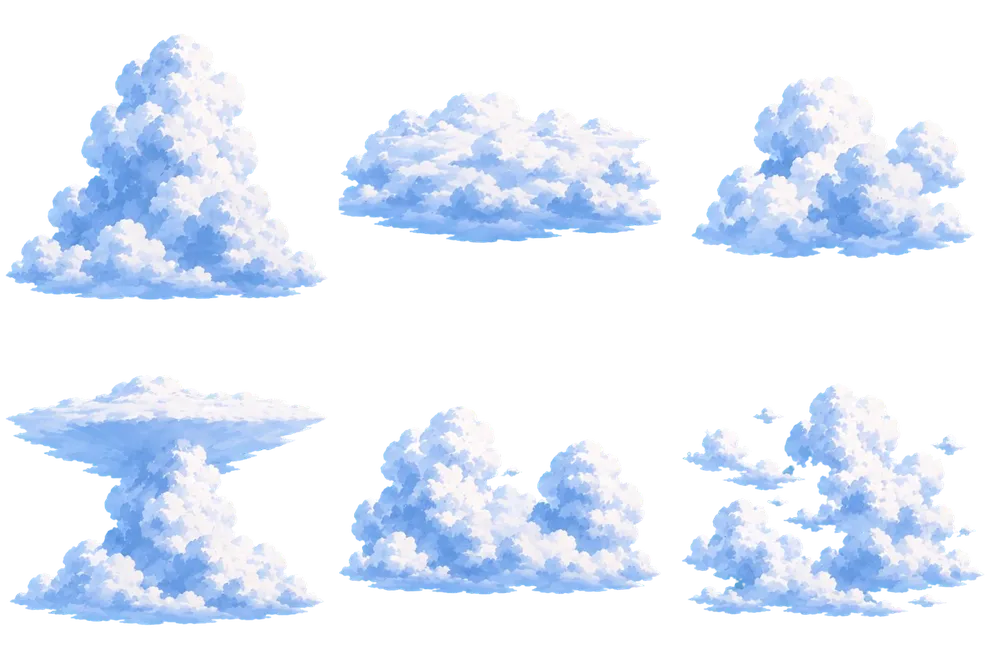
#> input picture assets/painted/clouds-helios.webp, 1000 x 667 px, shrunk from 1536 x 1024 before the run
$ python build_cards.py
#> lines starting #> are read from the running program, lines starting #| are printed output that depends on the picture
#!/usr/bin/env python3
"""Cloud card profiles for Skytide's painted clouds.

Reads the cloud atlases in assets/painted (cut from Zenith GP's Helios and Meridian sheets by
its tools/bg/build_backgrounds.py; the card rectangles below are that script's output) and
writes src/world/cloudCards.js: for each card, its rectangle in the atlas and its silhouette
as a half-width (and centre) per row, bottom to top. The game turns each card's silhouette
round its upright into the cloud's volume (what you fly into, what shakes you), so the
painting and the volume agree from every side.

    python3 tools/clouds/build_cards.py
"""
import json
import os
from PIL import Image

ROOT = os.path.dirname(os.path.dirname(os.path.dirname(os.path.abspath(__file__))))
ROWS = 32

SETS = {
    'helios': ('assets/painted/clouds-helios.webp', [
        {"u0": 0.00390625, "v0": 0.5478515625, "u1": 0.3294270833333333, "v1": 0.9521484375, "aspect": 1.2077},
        {"u0": 0.3372395833333333, "v0": 0.6337890625, "u1": 0.6627604166666666, "v1": 0.8662109375, "aspect": 2.1008},
        {"u0": 0.6901041666666666, "v0": 0.6103515625, "u1": 0.9765625, "v1": 0.8896484375, "aspect": 1.5385},
        {"u0": 0.00390625, "v0": 0.060546875, "u1": 0.3294270833333333, "v1": 0.4404296875, "aspect": 1.2853},
        {"u0": 0.3372395833333333, "v0": 0.1064453125, "u1": 0.6627604166666666, "v1": 0.3935546875, "aspect": 1.7007},
        {"u0": 0.6803385416666666, "v0": 0.072265625, "u1": 0.986328125, "v1": 0.427734375, "aspect": 1.2912},
    ]),
    'meridian': ('assets/painted/clouds-meridian.webp', [
        {"u0": 0.022135416666666668, "v0": 0.6201171875, "u1": 0.3111979166666667, "v1": 0.880859375, "aspect": 1.6629},
        {"u0": 0.3372395833333333, "v0": 0.65625, "u1": 0.6627604166666666, "v1": 0.84375, "aspect": 2.6042},
        {"u0": 0.6940104166666666, "v0": 0.541015625, "u1": 0.9720052083333334, "v1": 0.9599609375, "aspect": 0.9953},
        {"u0": 0.014973958333333334, "v0": 0.1318359375, "u1": 0.318359375, "v1": 0.3681640625, "aspect": 1.9256},
        {"u0": 0.33984375, "v0": 0.1865234375, "u1": 0.6595052083333334, "v1": 0.314453125, "aspect": 3.7481},
        {"u0": 0.6868489583333334, "v0": 0.109375, "u1": 0.9798177083333334, "v1": 0.3916015625, "aspect": 1.5571},
    ]),
}


def profile(img, c):
    W, H = img.size
    a = img.getchannel('A')
    x0, x1 = int(c['u0'] * W), int(c['u1'] * W)
    y0, y1 = int((1 - c['v1']) * H), int((1 - c['v0']) * H)   # image rows, top to bottom
    cw, ch = x1 - x0, y1 - y0
    px = a.load()
    rows = []
    for i in range(ROWS):
        # bottom to top
        y = y1 - 1 - int((i + 0.5) / ROWS * ch)
        left = right = None
        for x in range(x0, x1):
            if px[x, y] > 127:
                if left is None:
                    left = x
                right = x
        if left is None:
            rows.append((0.0, 0.0))
        else:
            hw = (right - left + 1) / 2 / cw
            cx = ((left + right + 1) / 2 - (x0 + cw / 2)) / cw
            rows.append((round(hw, 4), round(cx, 4)))
    return rows


def main():
    out = {}
    for name, (path, cards) in SETS.items():
        img = Image.open(os.path.join(ROOT, path)).convert('RGBA')
#> img is the input picture: PIL image 1000x667 RGBA; mean R, G, B, A 83.3, 92.6, 106.1, 92.1
        sets = []
        for c in cards:
            rows = profile(img, c)
            sets.append({**c, 'hw': [r[0] for r in rows], 'cx': [r[1] for r in rows]})
#> this loop made 6 passes
#> pass 1, in profile, `a = img.getchannel('A')`:
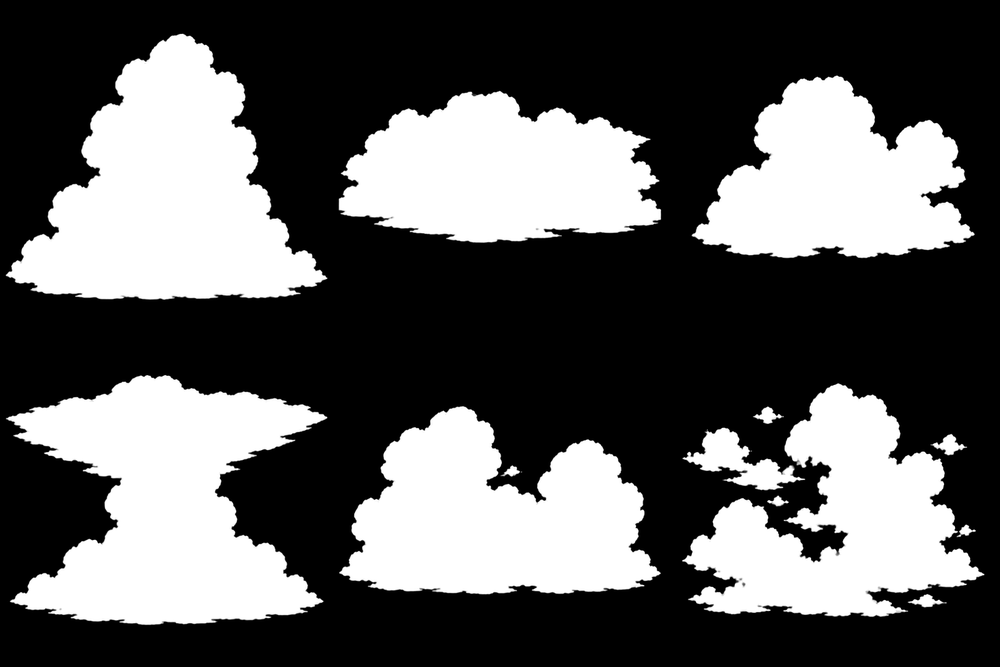
#> a: PIL image 1000x667 L; min 0, max 255, mean 92.1
#> after the loop, sets = 6 items
        out[name] = {'url': path, 'cards': sets}
#> pass 2 of the loop in main, `for name, (path, cards) in SETS.items():`:
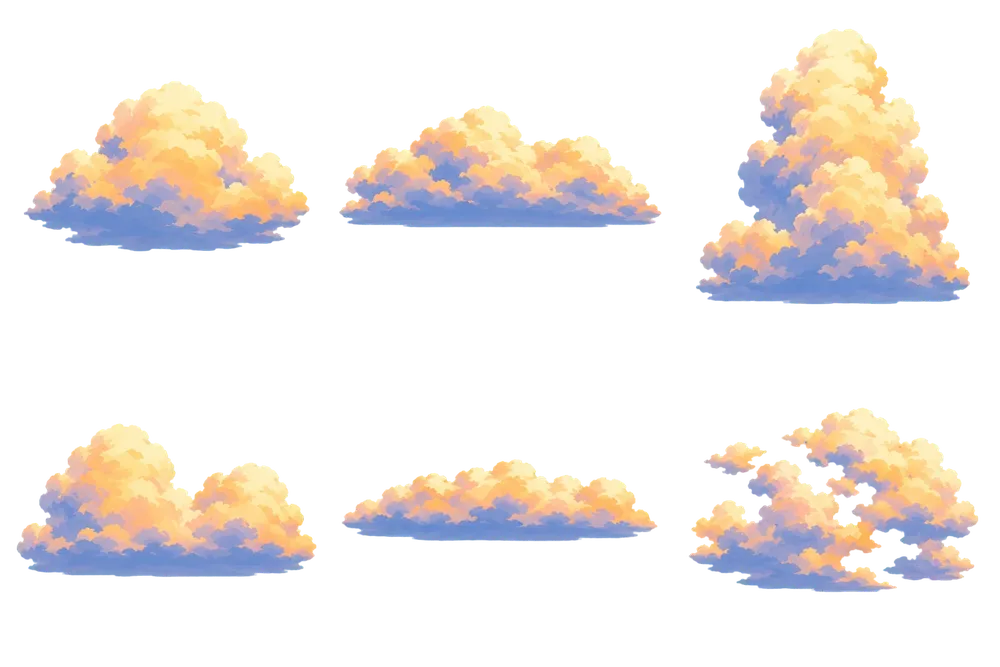
#> input picture assets/painted/clouds-meridian.webp, 1000 x 667 px, shrunk from 1536 x 1024 before the run
#> in main, img is the input picture: PIL image 1000x667 RGBA; mean R, G, B, A 68.5, 62.6, 58.4, 69.4
#> the loop in main, `for c in cards:` made 6 passes
#> pass 1, in profile (call 7), `a = img.getchannel('A')`:
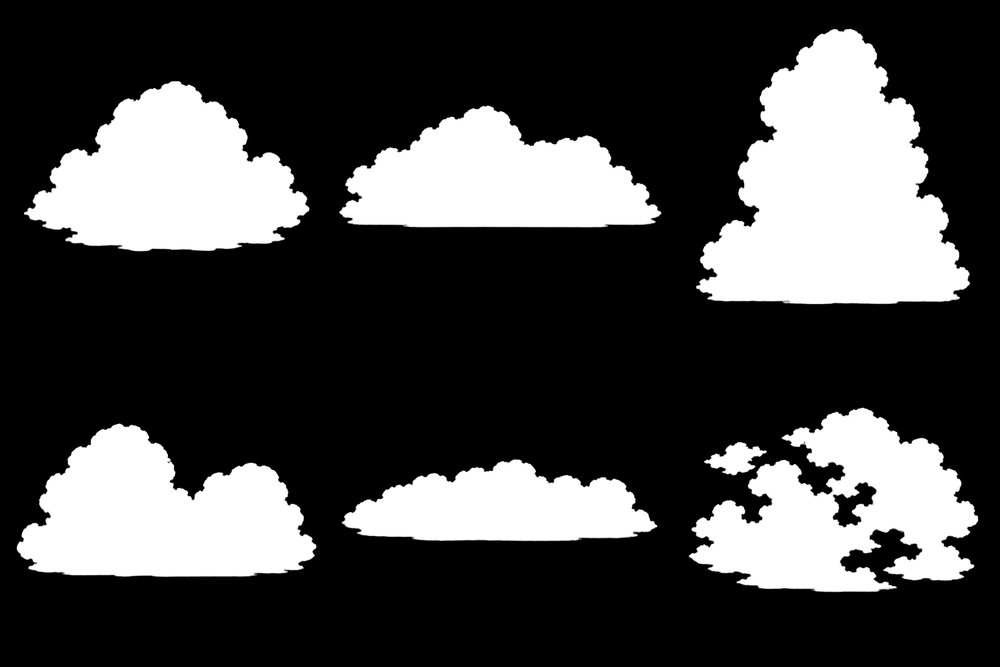
#> a: PIL image 1000x667 L; min 0, max 255, mean 69.4
    js = ('// Generated by tools/clouds/build_cards.py from assets/painted. Do not edit by hand.\n'
          '// Each painted cloud card: its rectangle in its atlas (u0 v0 u1 v1, v from the bottom),\n'
          '// width over height, and its silhouette bottom to top in %d rows: the half-width (hw) and\n'
          '// the centre (cx), both as fractions of the card\'s width.\n'
          'export const CLOUD_CARDS = %s;\n') % (ROWS, json.dumps(out, separators=(',', ':')))
    open(os.path.join(ROOT, 'src/world/cloudCards.js'), 'w').write(js)
    for n, s in out.items():
        print(n, len(s['cards']), [round(max(c['hw']), 2) for c in s['cards']])
#> this loop made 2 passes
#> n on passes 1 to 2: 'helios', 'meridian'
#| helios 6 [0.48, 0.49, 0.49, 0.48, 0.49, 0.46]
#| meridian 6 [0.49, 0.49, 0.48, 0.49, 0.49, 0.48]


if __name__ == '__main__':
    main()
